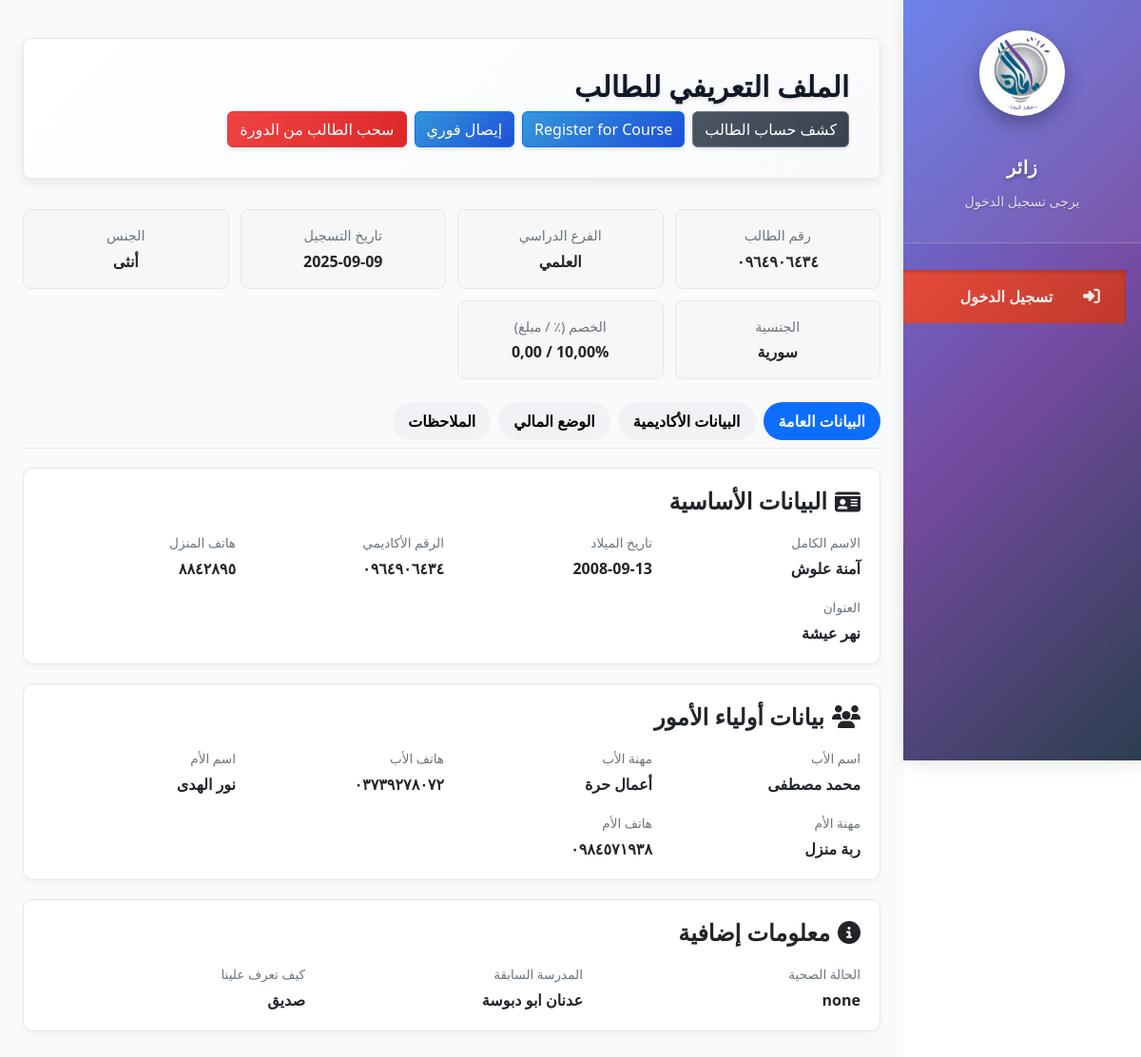
Screenshot of /students/7/profile/ with the database file from the repository.
### students/models.py (models this page shows, shortened)
class Student(models.Model):
    class Gender(models.TextChoices):
        MALE = 'male', 'ذكر'
        FEMALE = 'female', 'أنثى'
    class HowKnewUs(models.TextChoices):
        FRIEND = 'friend', 'صديق'
        SOCIAL = 'social', 'وسائل التواصل الاجتماعي'
        AD = 'ad', 'إعلان'
        ADS = 'ads', 'إعلانات طرقية'
        OTHER = 'other', 'أخرى'
    class Academic_Track(models.TextChoices):
        LITERARY = 'أدبي', 'الأدبي'
        SCIENTIFIC = 'علمي', 'العلمي'
        NINTH_GRADE = 'تاسع', 'الصف التاسع'
    full_name = models.CharField(max_length=200)
    email = models.EmailField(blank=True, null=True)
    phone = models.CharField(max_length=20, blank=True)
    gender = models.CharField(max_length=6, choices=Gender.choices, blank=True)
    branch = models.CharField(max_length=10, choices=Academic_Track.choices, blank=True)
    birth_date = models.DateField(null=True, blank=True)
    student_number = models.CharField(max_length=20, blank=True)
    nationality = models.CharField(max_length=50, blank=True)
    registration_date = models.DateField(default=datetime.now)
    tase3 = models.IntegerField(default=0, blank=True)
    disease = models.TextField(blank=True, default="none")
    is_active = models.BooleanField(default=True, verbose_name="نشط")
    father_name = models.CharField(max_length=100, blank=True)
    father_job = models.CharField(max_length=100, blank=True)
    father_phone = models.CharField(max_length=20, blank=True)
    mother_name = models.CharField(max_length=100, blank=True)
    mother_job = models.CharField(max_length=100, blank=True)
    mother_phone = models.CharField(max_length=20, blank=True)
    address = models.TextField(blank=True)
    home_phone = models.CharField(max_length=20, blank=True)
    previous_school = models.CharField(max_length=100, blank=True)
    elementary_school = models.CharField(max_length=100, blank=True)
    how_knew_us = models.CharField(
        max_length=100,
        choices=HowKnewUs.choices,
        blank=True,
        null=True
    )
    notes = models.TextField(blank=True)
    added_by = models.ForeignKey(
        User,
        on_delete=models.SET_NULL,
        null=True,
        blank=True,
        verbose_name="تم الإضافة بواسطة"
    )
    discount_percent = models.DecimalField(
        max_digits=5,
        decimal_places=2,
        default=Decimal('0'),
        help_text="Percentage discount (0-100)",
        verbose_name='نسبة الحسم الافتراضي %'
    )
    discount_amount = models.DecimalField(
        max_digits=10,
        decimal_places=2,
        default=Decimal('0'),
        help_text="Fixed amount discount",
        verbose_name='قيمة الحسم الافتراضي'
    )
    discount_reason = models.CharField(
        max_length=200,
        blank=True,
        verbose_name='سبب الحسم'
    )
    created_at = models.DateTimeField(auto_now_add=True)
    updated_at = models.DateTimeField(auto_now=True)
    account = models.ForeignKey(
        'accounts.Account',
        on_delete=models.SET_NULL,
        null=True,
        blank=True,
        verbose_name='حساب الطالب (ذمم)'
    )
    class Meta:
        ordering = ['full_name']
        verbose_name = 'طالب'
        verbose_name_plural = 'الطلاب'

### students/views.py (the view)
# urls.py: path('<int:student_id>/profile/', views.StudentProfileView.as_view(), name='student_profile'),
class StudentProfileView(DetailView):
    model = Student
    template_name = 'students/student_profile.html'
    context_object_name = 'student'
    pk_url_kwarg = 'student_id'
    def get_context_data(self, **kwargs):
        context = super().get_context_data(**kwargs)
        student = self.get_object()
        from classroom.models import Classroomenrollment
        enrollments = Classroomenrollment.objects.filter(student=student).select_related('classroom')
        context['enrollments'] = enrollments
        from accounts.models import Course, CostCenter
        from django.db.models import Sum
        all_courses = Course.objects.filter(is_active=True).order_by('name')
        available_courses = []
        for course in all_courses:
            total_paid = StudentReceipt.objects.filter(
                student_profile=student,
                course=course
            ).aggregate(total=Sum('paid_amount'))['total'] or Decimal('0.00')
            remaining = max(Decimal('0.00'), course.price - total_paid)
            if remaining > Decimal('0.01'):  # If there's remaining amount
                available_courses.append({
                    'course': course,
                    'remaining': remaining
                })
        context['courses'] = available_courses
        context['cost_centers'] = CostCenter.objects.filter(is_active=True).order_by('code')
        course_enrollments = (
            StudentEnrollment.objects.filter(student=student, is_completed=False)
            .select_related('course')
            .annotate(total_paid=Sum('payments__paid_amount'))
            .order_by('course__name')
        )
        context['course_enrollments'] = course_enrollments
        return context

### employ/context_processors.py (called while the page is built, shortened)
def employee_data(request):
    return {}

### templates/students/student_profile.html (shortened to what this page needs)
{% extends "base.html" %}
{% load static %}
{% block content %}
<div class="student-profile" dir="rtl">
  <div class="module-header d-flex justify-content-between align-items-center flex-wrap gap-2">
    <h2 class="mb-0">الملف التعريفي للطالب</h2>
    <div class="header-actions d-flex flex-wrap gap-2">
      <a id="student-statement-link" class="btn btn-secondary" href="{% url 'students:student_statement' student.id %}">
        كشف حساب الطالب
      </a>
<a href="{% url 'students:register_course' student.id %}" class="btn btn-primary">Register for Course</a>
      <button id="quick-receipt-btn" class="btn btn-primary">إيصال فوري</button>
      <button id="withdraw-student-btn" class="btn btn-danger">سحب الطالب من الدورة</button>
    </div>
  </div>
  <div class="summary-cards mt-3">
    <div class="summary-card">
      <span class="label">رقم الطالب</span>
      <strong>{{ student.student_number|default:"-" }}</strong>
    </div>
    <div class="summary-card">
      <span class="label">الفرع الدراسي</span>
      <strong>{{ student.get_branch_display|default:"غير محدد" }}</strong>
    </div>
    <div class="summary-card">
      <span class="label">تاريخ التسجيل</span>
      <strong>{{ student.registration_date|date:"Y-m-d" }}</strong>
    </div>
    <div class="summary-card">
      <span class="label">الجنس</span>
      <strong>{% if student.gender == 'male' %}ذكر{% elif student.gender == 'female' %}أنثى{% else %}غير محدد{% endif %}</strong>
    </div>
    <div class="summary-card">
      <span class="label">الجنسية</span>
      <strong>{{ student.nationality|default:"-" }}</strong>
    </div>
    <div class="summary-card">
      <span class="label">الخصم (٪ / مبلغ)</span>
      <strong>{{ student.discount_percent|default_if_none:0 }}% / {{ student.discount_amount|default_if_none:0 }}</strong>
    </div>
  </div>
  <div class="profile-tabs mt-4">
    <button class="tab-button active" data-target="tab-general">البيانات العامة</button>
    <button class="tab-button" data-target="tab-academic">البيانات الأكاديمية</button>
    <button class="tab-button" data-target="tab-finance">الوضع المالي</button>
    <button class="tab-button" data-target="tab-notes">الملاحظات</button>
  </div>
  <div class="tab-content-wrapper">
    <section id="tab-general" class="tab-content active">
      <div class="section-block">
        <h4><i class="fas fa-id-card"></i> البيانات الأساسية</h4>
        <div class="info-grid">
          <div>
            <span>الاسم الكامل</span>
            <p>{{ student.full_name }}</p>
          </div>
          <div>
            <span>تاريخ الميلاد</span>
            <p>{{ student.birth_date|date:"Y-m-d"|default:"-" }}</p>
          </div>
          <div>
            <span>الرقم الأكاديمي</span>
            <p>{{ student.student_number }}</p>
          </div>
          <div>
            <span>هاتف المنزل</span>
            <p>{{ student.home_phone|default:"-" }}</p>
          </div>
          <div>
            <span>العنوان</span>
            <p>{{ student.address|default:"لا يوجد عنوان مسجل" }}</p>
          </div>
        </div>
      </div>
      <div class="section-block">
        <h4><i class="fas fa-users"></i> بيانات أولياء الأمور</h4>
        <div class="info-grid">
          <div>
            <span>اسم الأب</span>
            <p>{{ student.father_name|default:"-" }}</p>
          </div>
          <div>
            <span>مهنة الأب</span>
            <p>{{ student.father_job|default:"-" }}</p>
          </div>
          <div>
            <span>هاتف الأب</span>
            <p>{{ student.father_phone|default:"-" }}</p>
          </div>
          <div>
            <span>اسم الأم</span>
            <p>{{ student.mother_name|default:"-" }}</p>
          </div>
          <div>
            <span>مهنة الأم</span>
            <p>{{ student.mother_job|default:"-" }}</p>
          </div>
          <div>
            <span>هاتف الأم</span>
            <p>{{ student.mother_phone|default:"-" }}</p>
          </div>
        </div>
      </div>
      <div class="section-block">
        <h4><i class="fas fa-info-circle"></i> معلومات إضافية</h4>
        <div class="info-grid">
          <div>
            <span>الحالة الصحية</span>
            <p>{{ student.disease|default:"لا توجد حالة صحية مسجلة" }}</p>
          </div>
          <div>
            <span>المدرسة السابقة</span>
            <p>{{ student.previous_school|default:"-" }}</p>
          </div>
          <div>
            <span>كيف تعرف علينا</span>
            <p>{{ student.get_how_knew_us_display|default:"-" }}</p>
          </div>
        </div>
      </div>
    </section>
  </div>
</div>
{% endblock %}

### static/css/main.css (style rules this page uses)
:root { --primary-color: #3498db; --secondary-color: #2ecc71; --danger-color: #e74c3c; --warning-color: #f39c12; --info-color: #1abc9c; --dark-color: #4d6883; --light-color: #ecf0f1; --white: #ffffff; --black: #2c3e50; --gray: #95a5a6; --border-radius: 8px; --box-shadow: 0 2px 10px rgba(0, 0, 0, 0.1); --transition: all 0.3s ease; --sidebar-width: 250px; --sidebar-collapsed-width: 70px; --sidebar-transition: all 0.4s cubic-bezier(0.4, 0, 0.2, 1); }
* { margin: 0; padding: 0; box-sizing: border-box; }
html { scroll-behavior: smooth; }
body { font-family: 'Tajawal', sans-serif; background-image: url('../img/back.png'); color: var(--black); direction: rtl; line-height: 1.6; }
a { text-decoration: none; color: var(--primary-color); }
.btn { display: inline-flex; align-items: center; justify-content: center; padding: 0.5rem 1rem; border-radius: var(--border-radius); font-weight: 500; cursor: pointer; transition: var(--transition); border: none; font-size: 0.9rem; gap: 0.5rem; }
.btn-primary { background-color: var(--primary-color); color: var(--white); }
.btn-secondary { background-color: var(--secondary-color); color: var(--white); }
.btn-danger { background-color: var(--danger-color); color: var(--white); }
.module-header { display: flex; justify-content: space-between; align-items: center; margin-bottom: 1.5rem; padding: 1rem; background: var(--white); border-radius: var(--border-radius); box-shadow: var(--box-shadow); }
.module-header h2 { color: var(--dark-color); margin: 0; }
.header-actions { display: flex; gap: 0.5rem; }
.tab-content { display: none; }
.tab-content.active { display: block; }
.d-flex { display: flex; }
.justify-content-between { justify-content: space-between; }
.align-items-center { align-items: center; }
.mb-0 { margin-bottom: 0; }
.mt-3 { margin-top: 1rem; }
.mt-4 { margin-top: 1.5rem; }

### static/css/style.css (style rules this page uses)
:root { --primary-hover: #1d4ed8; --secondary-color: #10b981; --secondary-hover: #059669; --danger-color: #ef4444; --danger-hover: #dc2626; --warning-color: #f59e0b; --info-color: #06b6d4; --dark-color: #1f2937; --light-color: #f9fafb; --white: #ffffff; --gray-50: #f9fafb; --gray-100: #f3f4f6; --gray-200: #e5e7eb; --gray-300: #d1d5db; --gray-400: #9ca3af; --gray-500: #6b7280; --gray-600: #4b5563; --gray-700: #374151; --gray-800: #1f2937; --gray-900: #111827; --sidebar-width: 280px; --sidebar-collapsed-width: 70px; --border-radius: 8px; --box-shadow: 0 4px 6px -1px rgba(0, 0, 0, 0.1); --transition: all 0.3s ease; --sidebar-transition: all 0.4s cubic-bezier(0.4, 0, 0.2, 1); }
* { margin: 0; padding: 0; box-sizing: border-box; }
body { font-family: 'Tajawal', sans-serif; background: var(--gray-50); color: var(--gray-800); direction: rtl; line-height: 1.6; overflow-x: hidden; }
.module-header { display: flex; justify-content: space-between; align-items: center; margin-bottom: 2rem; padding: 2rem; background: var(--white); border-radius: var(--border-radius); box-shadow: 0 4px 12px rgba(0, 0, 0, 0.08); border: 1px solid var(--gray-200); background: linear-gradient(135deg, #ffffff 0%, #f8fafc 100%); }
.module-header h2 { color: var(--gray-900); margin: 0; font-size: 1.875rem; font-weight: 700; text-shadow: 0 2px 4px rgba(0, 0, 0, 0.1); }
.header-actions { display: flex; gap: 0.75rem; align-items: center; flex-wrap: wrap; }
.btn { display: inline-flex; align-items: center; justify-content: center; gap: 0.5rem; padding: 0.75rem 1rem; border: 1px solid transparent; border-radius: var(--border-radius); font-size: 0.875rem; font-weight: 500; cursor: pointer; transition: var(--transition); text-decoration: none; white-space: nowrap; box-shadow: 0 2px 4px rgba(0, 0, 0, 0.1); position: relative; overflow: hidden; }
.btn::before { content: ''; position: absolute; top: 0; left: -100%; width: 100%; height: 100%; background: linear-gradient(90deg, transparent, rgba(255, 255, 255, 0.2), transparent); transition: left 0.5s ease; }
.btn-primary { background: linear-gradient(135deg, var(--primary-color) 0%, var(--primary-hover) 100%); color: var(--white); border-color: var(--primary-color); }
.btn-secondary { background: linear-gradient(135deg, var(--gray-600) 0%, var(--gray-700) 100%); color: var(--white); border-color: var(--gray-600); }
.btn-danger { background: linear-gradient(135deg, var(--danger-color) 0%, var(--danger-hover) 100%); color: var(--white); border-color: var(--danger-color); }

### rows the page displays
Student: student_number "٠٩٦٤٩٠٦٤٣٤", branch "العلمي", registration_date "2025-09-09", nationality "سورية", discount_percent "10,00", discount_amount "0,00", full_name "آمنة علوش", birth_date "2008-09-13", home_phone "٨٨٤٢٨٩٥", address "نهر عيشة", father_name "محمد مصطفى", father_job "أعمال حرة", father_phone "٠٣٧٣٩٢٧٨٠٧٢", mother_name "نور الهدى", mother_job "ربة منزل", mother_phone "٠٩٨٤٥٧١٩٣٨", disease "none", previous_school "عدنان ابو دبوسة", how_knew_us "صديق"
